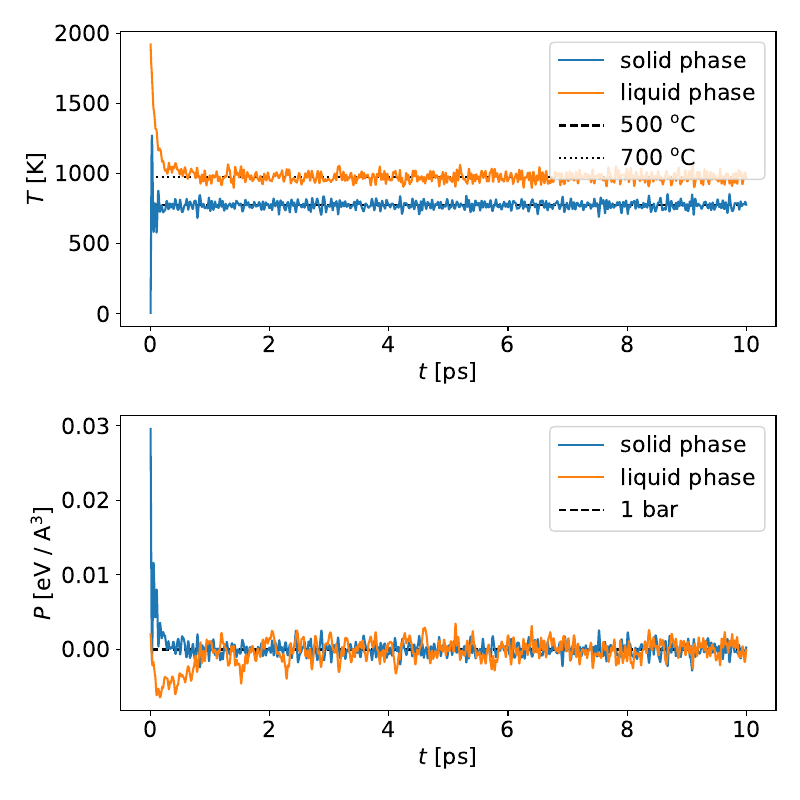

Write Python code to recreate this figure.
import numpy as np
import matplotlib as mpl
from matplotlib import pyplot as plt
import struct

### for plotting nice plots ###
width = 6
height = width / 1.5
fsize = 16
font = {'size': fsize}    
mpl.rc('font', **font)
mpl.rc('xtick', labelsize=fsize)
mpl.rc('ytick', labelsize=fsize)
mpl.rc('text', usetex=False)

### read binary files generated by C ###
temperatures_solid = np.fromfile('temperatures_task3.bin')
pressures_solid = np.fromfile('pressures_task3.bin')
parameters_solid = np.fromfile('parameters_task3.bin')
temperatures_liquid = np.fromfile('temperatures_task4.bin')
pressures_liquid = np.fromfile('pressures_task4.bin')
parameters_liquid = np.fromfile('parameters_task4.bin')
indices_solid = np.array([i for i in range(len(temperatures_solid))])
indices_liquid = np.array([i for i in range(len(temperatures_liquid))])

### extract parameters ###
nbr_timesteps_per_epoch = int(parameters_solid[0])
nbr_epochs = int(parameters_solid[1])
T_decay_constant = parameters_solid[2]
P_decay_constant = parameters_solid[3]
timestep = parameters_solid[5]

### plot T(t) & P(t) ###
fig, (ax1, ax2) = plt.subplots(nrows=2, figsize=(8, 8))
ax1.plot(timestep * indices_solid, temperatures_solid, label=r'solid phase', color='C0')
ax1.plot(timestep * indices_liquid, temperatures_liquid, label=r'liquid phase', color='C1')
ax1.set_xlabel(r'$t$ [ps]')
ax1.set_ylabel(r'$T$ [K]')
ax2.plot(timestep * indices_solid, pressures_solid, label=r'solid phase', color='C0')
ax2.plot(timestep * indices_liquid, pressures_liquid, label=r'liquid phase', color='C1')
ax2.set_xlabel(r'$t$ [ps]')
ax2.set_ylabel(r'$P$ [eV / A$^3$]')

### plot 500 C line ###
T_eq_solid = 500 + 273.15
P_eq_solid = 6.242e-7
T_eq_liquid = 700 + 273.15
P_eq_liquid = 6.242e-7
ax1.plot(timestep * indices_solid, T_eq_solid * np.ones(indices_solid.shape), '--', zorder=-1, label=r'500 $^\mathrm{o}$C', color='k')
ax1.plot(timestep * indices_liquid, T_eq_liquid * np.ones(indices_liquid.shape), ':', zorder=-1, label=r'700 $^\mathrm{o}$C', color='k')
ax2.plot(timestep * indices_solid, P_eq_solid * np.ones(indices_solid.shape), '--', zorder=-1, label=r'1 bar', color='k')

### legend & save file ###
ax1.legend(loc=1)
ax2.legend()
plt.tight_layout()
filename = f'plot_task3_and_4.pdf'
plt.savefig(filename)
plt.show()